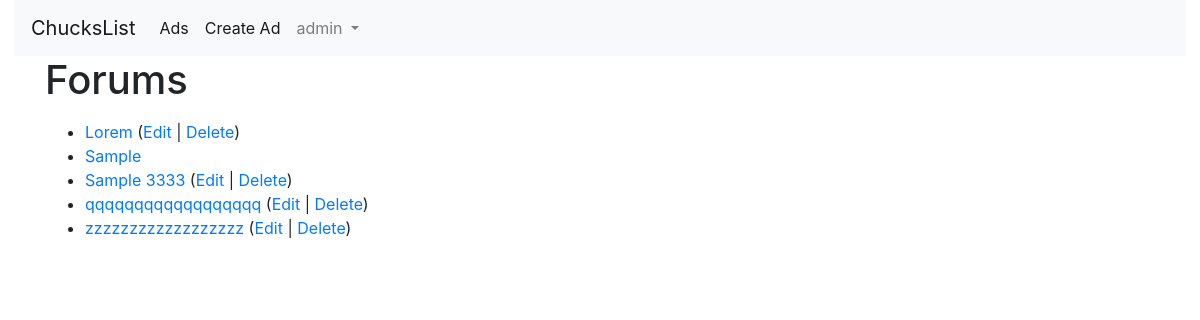
The page /forums/ (signed in) on the database as committed earlier.
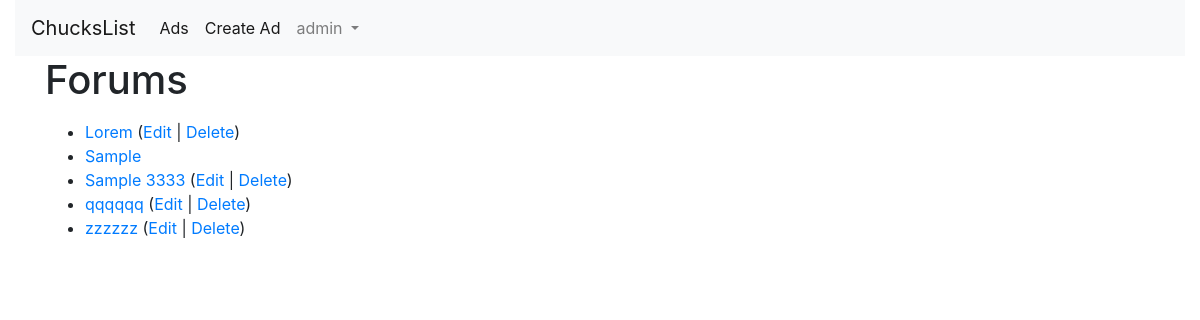
The same page on the database as committed later.
### forums/models.py (models this page shows)
class Forum(models.Model):
    title = models.CharField(
        max_length=200,
        validators=[MinLengthValidator(5, 'Tittle must be more than 5 characters')]
    )
    text = models.TextField()
    owner = models.ForeignKey(settings.AUTH_USER_MODEL, on_delete=models.CASCADE, related_name='forums_owned')
    comments = models.ManyToManyField(settings.AUTH_USER_MODEL, through='Comment', related_name='forum_comments')
    created_at = models.DateTimeField(auto_now_add=True)
    updated_at = models.DateTimeField(auto_now=True)
    def __str__(self):
        return self.title

### forums/views.py (the view)
# urls.py: path('', views.ForumListView.as_view(), name='all'),
class ForumListView(ListView):
    model = Forum
    template_name = 'forums/list.html'
    context_object_name = 'forum_list'

### forums/templates/forums/list.html
{% extends 'base_bootstrap.html' %}
{% block content %}
    <h1>Forums</h1>
    <p>
        {% if forum_list %}
            <ul>
                {% for forum in forum_list %}
                    <li>
                        <a href="{% url 'forums:forum_detail' forum.id %}">{{ forum }}</a>
                        {% if forum.owner == user %}
                            (<a href="{% url 'forums:forum_update' forum.id %}">Edit</a> |
                            <a href="{% url 'forums:forum_delete' forum.id %}">Delete</a>)
                        {% endif %}
                    </li>
                {% endfor %}
            </ul>
        {% else %}
            <p>There is no forums in database</p>
        {% endif %}
    </p>
{% endblock %}

Rows that differ between the two databases and show on the page:
changed Forum: title "qqqqqqqqqqqqqqqqqq" → "qqqqqq"
changed Forum: title "zzzzzzzzzzzzzzzzzz" → "zzzzzz"
